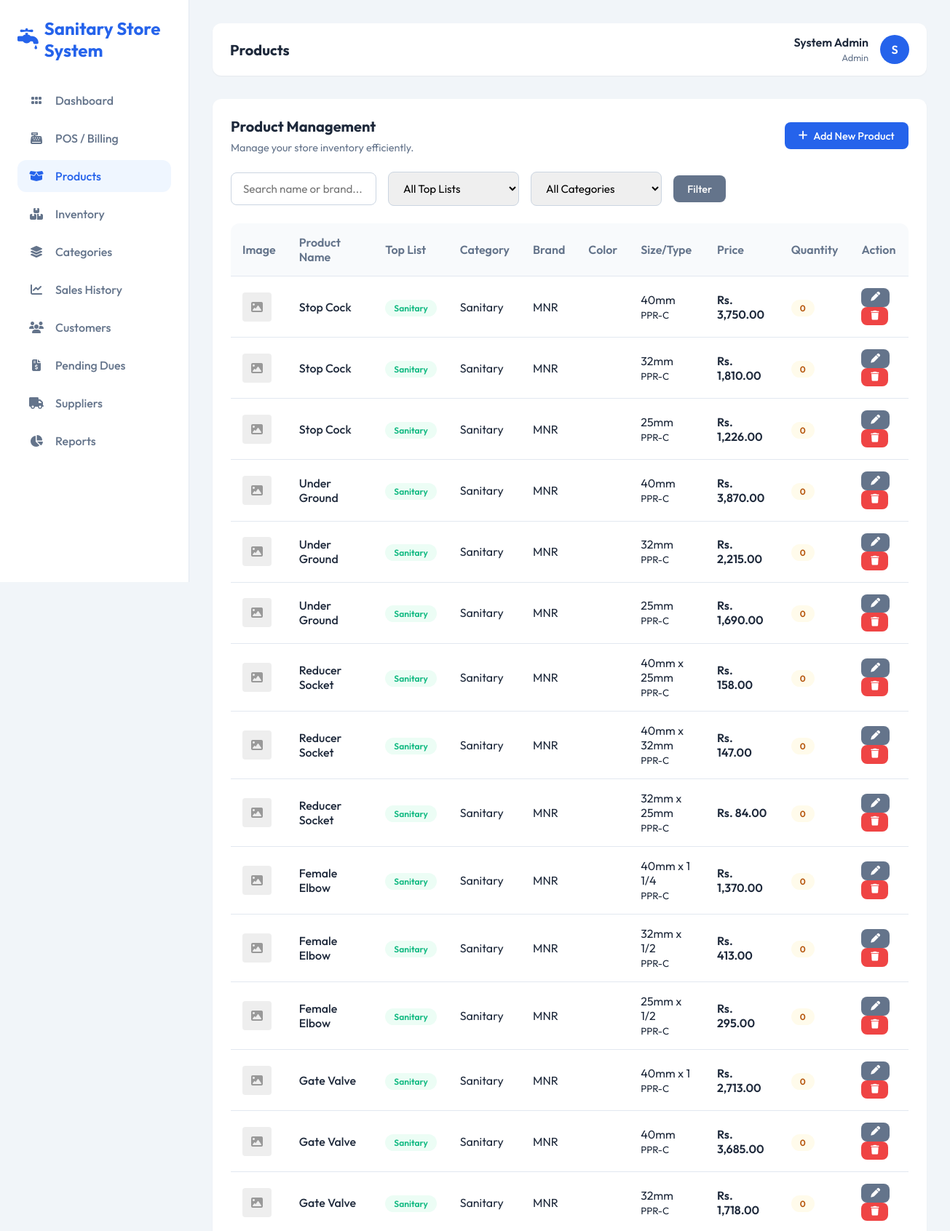
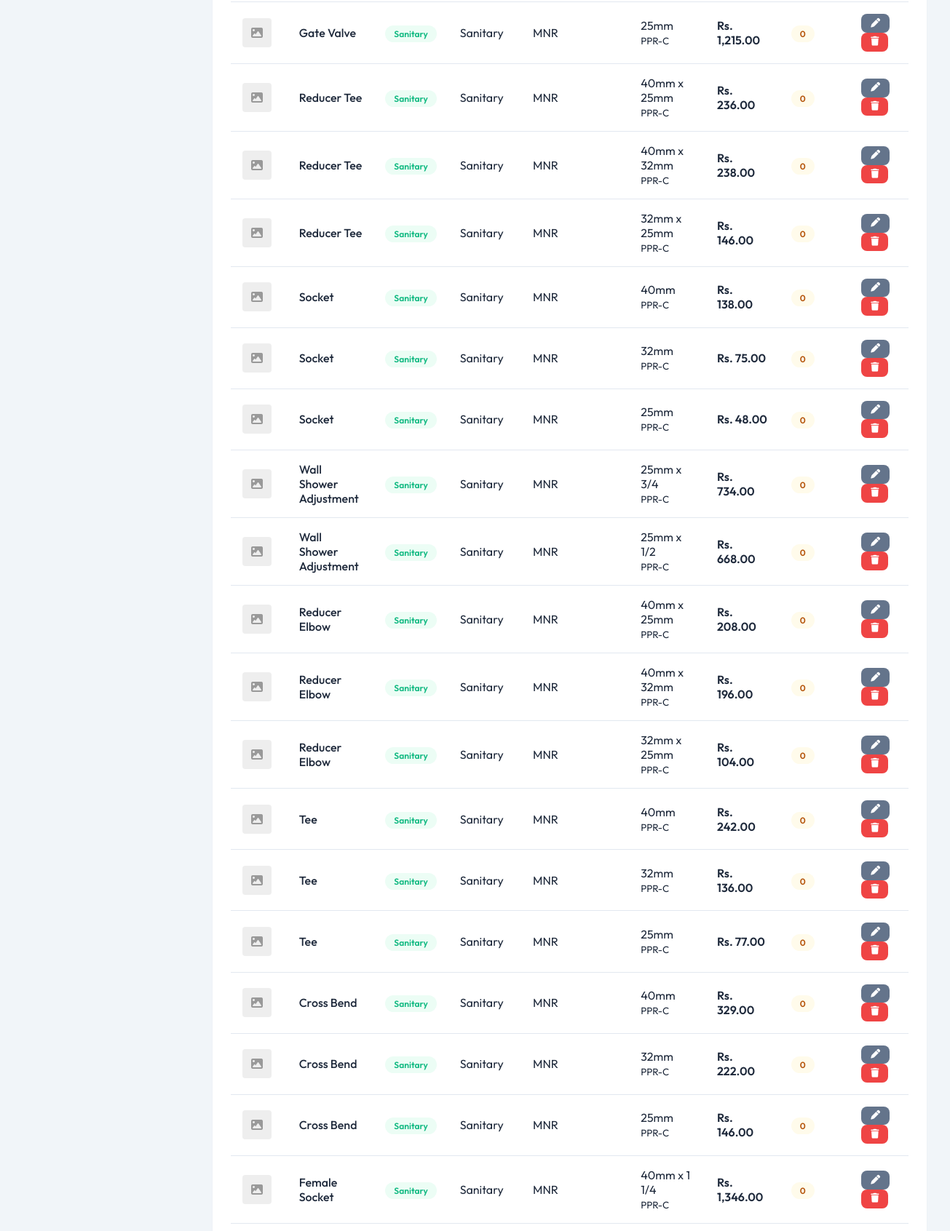
/products.php (upper part), run on the app's committed database (2 pictures, top to bottom).
### tables this page shows
CREATE TABLE IF NOT EXISTS products (
    id INT AUTO_INCREMENT PRIMARY KEY,
    name VARCHAR(200) NOT NULL,
    top_list VARCHAR(50) DEFAULT 'sanitary',  
    category_id INT,
    brand VARCHAR(100),
    color VARCHAR(50),
    size VARCHAR(50),
    type VARCHAR(50),  
    cost_price DECIMAL(10, 2) DEFAULT 0,  
    price DECIMAL(10, 2) NOT NULL,
    quantity INT DEFAULT 0,
    warranty VARCHAR(100),
    image VARCHAR(255),
    created_at TIMESTAMP DEFAULT CURRENT_TIMESTAMP,
    FOREIGN KEY (category_id) REFERENCES categories(id) ON DELETE SET NULL
);

CREATE TABLE IF NOT EXISTS categories (
    id INT AUTO_INCREMENT PRIMARY KEY,
    name VARCHAR(100) NOT NULL,
    top_list VARCHAR(50) DEFAULT 'sanitary'
);

### includes/config.php (called while the page is built, shortened)
<?php
function formatPrice($price) {
    return 'Rs. ' . number_format($price, 2);
}
?>

### products.php (the view, shortened to what this page needs)
<?php
include 'includes/header.php';
$search = $_GET['search'] ?? '';
$query = "SELECT p.*, c.name as category_name FROM products p LEFT JOIN categories c ON p.category_id = c.id WHERE 1=1";
$query .= " ORDER BY p.id DESC";
$stmt = $conn->prepare($query);
$stmt->execute();
$result = $stmt->get_result();
?>
<div class="card">
    <div style="display: flex; justify-content: space-between; align-items: center; margin-bottom: 1.5rem; flex-wrap: wrap; gap: 1rem;">
        <div>
            <h3 style="font-size: 1.25rem; margin-bottom: 0.5rem;">Product Management</h3>
            <p style="color: var(--text-light); font-size: 0.9rem;">Manage your store inventory efficiently.</p>
        </div>
        <a href="product_form.php" class="btn btn-primary">
            <i class="fa-solid fa-plus"></i> Add New Product
        </a>
    </div>
    <form method="GET" style="display: flex; gap: 1rem; margin-bottom: 1.5rem; flex-wrap: wrap; align-items: center;">
        <input type="text" name="search" class="form-control" placeholder="Search name or brand..." value="<?= htmlspecialchars($search) ?>" style="max-width: 200px;">
        <select name="top_list" id="top_list_filter" class="form-control" style="max-width: 180px;" onchange="updateCategoryFilter()">
            <option value="">All Top Lists</option>
        </select>
        <select name="category" id="category_filter" class="form-control" style="max-width: 180px;">
            <option value="">All Categories</option>
        </select>
        <button type="submit" class="btn btn-secondary">Filter</button>
    </form>
    <div class="table-container" style="box-shadow: none; padding: 0;">
        <table>
            <thead>
                <tr>
                    <th>Image</th>
                    <th>Product Name</th>
                    <th>Top List</th>
                    <th>Category</th>
                    <th>Brand</th>
                    <th>Color</th>
                    <th>Size/Type</th>
                    <th>Price</th>
                    <th>Quantity</th>
                    <th>Action</th>
                </tr>
            </thead>
            <tbody>
                <?php if ($result->num_rows > 0): ?>
                    <?php while($row = $result->fetch_assoc()): ?>
                    <tr>
                        <td>
                            <?php if ($row['image']): ?>
                                <img src="uploads/<?= htmlspecialchars($row['image']) ?>" alt="Img" style="width: 40px; height: 40px; object-fit: cover; border-radius: 4px;">
                            <?php else: ?>
                                <div style="width: 40px; height: 40px; background: #eee; border-radius: 4px; display: flex; align-items: center; justify-content: center; color: #999;">
                                    <i class="fa-solid fa-image"></i>
                                </div>
                            <?php endif; ?>
                        </td>
                        <td>
                            <div style="font-weight: 500;"><?= htmlspecialchars($row['name']) ?></div>
                        </td>
                        <td>
                            <span class="badge" style="background: <?= $row['top_list'] == 'hardware' ? '#eff6ff' : ($row['top_list'] == 'sanitary' ? '#ecfdf5' : '#fff7ed') ?>; color: <?= $row['top_list'] == 'hardware' ? '#2563eb' : ($row['top_list'] == 'sanitary' ? '#10b981' : '#f97316') ?>;">
                                <?= ucfirst($row['top_list']) ?>
                            </span>
                        </td>
                        <td><?= htmlspecialchars($row['category_name']) ?></td>
                        <td><?= htmlspecialchars($row['brand']) ?></td>
                        <td><?= htmlspecialchars($row['color']) ?></td>
                        <td><?= htmlspecialchars($row['size']) ?> <br> <small><?= htmlspecialchars($row['type']) ?></small></td>
                        <td style="font-weight: 600;"><?= formatPrice($row['price']) ?></td>
                        <td>
                            <?php if ($row['quantity'] < 10): ?>
                                <span class="badge badge-warning"><?= $row['quantity'] ?></span>
                            <?php else: ?>
                                <span class="badge badge-success"><?= $row['quantity'] ?></span>
                            <?php endif; ?>
                        </td>
                        <td>
                            <a href="product_form.php?id=<?= $row['id'] ?>" class="btn btn-secondary btn-sm" title="Edit">
                                <i class="fa-solid fa-pen"></i>
                            </a>
                            <a href="products.php?delete=<?= $row['id'] ?>" class="btn btn-danger btn-sm" onclick="return confirm('Are you sure you want to delete this product?')" title="Delete">
                                <i class="fa-solid fa-trash"></i>
                            </a>
                        </td>
                    </tr>
                    <?php endwhile; ?>
                <?php else: ?>
                    <tr>
                        <td colspan="8" style="text-align: center; padding: 2rem;">No products found.</td>
                    </tr>
                <?php endif; ?>
            </tbody>
        </table>
    </div>
</div>
<?php include 'includes/footer.php'; ?>

### assets/css/style.css (style rules this page uses)
:root { --primary-color: #2563eb; --primary-dark: #1d4ed8; --secondary-color: #475569; --accent-color: #0ea5e9; --background-color: #f1f5f9; --card-bg: #ffffff; --text-color: #1e293b; --text-light: #64748b; --success-color: #10b981; --warning-color: #f59e0b; --danger-color: #ef4444; --border-radius: 12px; --sidebar-width: 260px; --header-height: 70px; --transition: all 0.3s ease; --shadow-sm: 0 1px 2px 0 rgb(0 0 0 / 0.05); --shadow-md: 0 4px 6px -1px rgb(0 0 0 / 0.1), 0 2px 4px -2px rgb(0 0 0 / 0.1); --shadow-lg: 0 10px 15px -3px rgb(0 0 0 / 0.1), 0 4px 6px -4px rgb(0 0 0 / 0.1); }
* { margin: 0; padding: 0; box-sizing: border-box; font-family: 'Outfit', sans-serif; }
body { background-color: var(--background-color); color: var(--text-color); min-height: 100vh; }
.card { background: var(--card-bg); padding: 1.5rem; border-radius: var(--border-radius); box-shadow: var(--shadow-sm); transition: var(--transition); border: 1px solid transparent; }
.table-container { background: var(--card-bg); padding: 1.5rem; border-radius: var(--border-radius); box-shadow: var(--shadow-sm); overflow-x: auto; }
table { width: 100%; border-collapse: collapse; }
th, td { padding: 1rem; text-align: left; border-bottom: 1px solid #e2e8f0; }
th { font-weight: 600; color: var(--text-light); background: #f8fafc; }
.btn { display: inline-flex; align-items: center; justify-content: center; padding: 0.6rem 1.2rem; border-radius: 8px; border: none; cursor: pointer; font-weight: 500; transition: var(--transition); text-decoration: none; font-size: 0.9rem; gap: 0.5rem; }
.btn-primary { background: var(--primary-color); color: white; }
.btn-secondary { background: var(--text-light); color: white; }
.btn-danger { background: var(--danger-color); color: white; }
.btn-sm { padding: 0.4rem 0.8rem; font-size: 0.8rem; }
.form-control { width: 100%; padding: 0.75rem 1rem; border: 1px solid #cbd5e1; border-radius: 8px; font-size: 0.95rem; transition: var(--transition); }
.badge { padding: 0.25rem 0.75rem; border-radius: 9999px; font-size: 0.75rem; font-weight: 600; }
.badge-warning { background: #fffbeb; color: #b45309; }

### data on the page
products: name "Stop Cock", top_list "Sanitary", category.name "Sanitary", brand "MNR", size "40mm", type "PPR-C", price "Rs. 3,750.00", quantity "0"
products: name "Stop Cock", top_list "Sanitary", category.name "Sanitary", brand "MNR", size "32mm", type "PPR-C", price "Rs. 1,810.00", quantity "0"
products: name "Stop Cock", top_list "Sanitary", category.name "Sanitary", brand "MNR", size "25mm", type "PPR-C", price "Rs. 1,226.00", quantity "0"
products: name "Under Ground", top_list "Sanitary", category.name "Sanitary", brand "MNR", size "40mm", type "PPR-C", price "Rs. 3,870.00", quantity "0"
products: name "Under Ground", top_list "Sanitary", category.name "Sanitary", brand "MNR", size "32mm", type "PPR-C", price "Rs. 2,215.00", quantity "0"
products: name "Under Ground", top_list "Sanitary", category.name "Sanitary", brand "MNR", size "25mm", type "PPR-C", price "Rs. 1,690.00", quantity "0"
products: name "Reducer Socket", top_list "Sanitary", category.name "Sanitary", brand "MNR", size "40mm x 25mm", type "PPR-C", price "Rs. 158.00", quantity "0"
products: name "Reducer Socket", top_list "Sanitary", category.name "Sanitary", brand "MNR", size "40mm x 32mm", type "PPR-C", price "Rs. 147.00", quantity "0"
products: name "Reducer Socket", top_list "Sanitary", category.name "Sanitary", brand "MNR", size "32mm x 25mm", type "PPR-C", price "Rs. 84.00", quantity "0"
products: name "Female Elbow", top_list "Sanitary", category.name "Sanitary", brand "MNR", size "40mm x 1 1/4", type "PPR-C", price "Rs. 1,370.00", quantity "0"
products: name "Female Elbow", top_list "Sanitary", category.name "Sanitary", brand "MNR", size "32mm x 1/2", type "PPR-C", price "Rs. 413.00", quantity "0"
products: name "Female Elbow", top_list "Sanitary", category.name "Sanitary", brand "MNR", size "25mm x 1/2", type "PPR-C", price "Rs. 295.00", quantity "0"
products: name "Gate Valve", top_list "Sanitary", category.name "Sanitary", brand "MNR", size "40mm x 1", type "PPR-C", price "Rs. 2,713.00", quantity "0"
products: name "Gate Valve", top_list "Sanitary", category.name "Sanitary", brand "MNR", size "40mm", type "PPR-C", price "Rs. 3,685.00", quantity "0"
products: name "Gate Valve", top_list "Sanitary", category.name "Sanitary", brand "MNR", size "32mm", type "PPR-C", price "Rs. 1,718.00", quantity "0"
products: name "Gate Valve", top_list "Sanitary", category.name "Sanitary", brand "MNR", size "25mm", type "PPR-C", price "Rs. 1,215.00", quantity "0"
products: name "Reducer Tee", top_list "Sanitary", category.name "Sanitary", brand "MNR", size "40mm x 25mm", type "PPR-C", price "Rs. 236.00", quantity "0"
products: name "Reducer Tee", top_list "Sanitary", category.name "Sanitary", brand "MNR", size "40mm x 32mm", type "PPR-C", price "Rs. 238.00", quantity "0"
products: name "Reducer Tee", top_list "Sanitary", category.name "Sanitary", brand "MNR", size "32mm x 25mm", type "PPR-C", price "Rs. 146.00", quantity "0"
products: name "Socket", top_list "Sanitary", category.name "Sanitary", brand "MNR", size "40mm", type "PPR-C", price "Rs. 138.00", quantity "0"
products: name "Socket", top_list "Sanitary", category.name "Sanitary", brand "MNR", size "32mm", type "PPR-C", price "Rs. 75.00", quantity "0"
products: name "Socket", top_list "Sanitary", category.name "Sanitary", brand "MNR", size "25mm", type "PPR-C", price "Rs. 48.00", quantity "0"
products: name "Wall Shower Adjustment", top_list "Sanitary", category.name "Sanitary", brand "MNR", size "25mm x 3/4", type "PPR-C", price "Rs. 734.00", quantity "0"
products: name "Wall Shower Adjustment", top_list "Sanitary", category.name "Sanitary", brand "MNR", size "25mm x 1/2", type "PPR-C", price "Rs. 668.00", quantity "0"
products: name "Reducer Elbow", top_list "Sanitary", category.name "Sanitary", brand "MNR", size "40mm x 25mm", type "PPR-C", price "Rs. 208.00", quantity "0"
products: name "Reducer Elbow", top_list "Sanitary", category.name "Sanitary", brand "MNR", size "40mm x 32mm", type "PPR-C", price "Rs. 196.00", quantity "0"
products: name "Reducer Elbow", top_list "Sanitary", category.name "Sanitary", brand "MNR", size "32mm x 25mm", type "PPR-C", price "Rs. 104.00", quantity "0"
products: name "Tee", top_list "Sanitary", category.name "Sanitary", brand "MNR", size "40mm", type "PPR-C", price "Rs. 242.00", quantity "0"
products: name "Tee", top_list "Sanitary", category.name "Sanitary", brand "MNR", size "32mm", type "PPR-C", price "Rs. 136.00", quantity "0"
products: name "Tee", top_list "Sanitary", category.name "Sanitary", brand "MNR", size "25mm", type "PPR-C", price "Rs. 77.00", quantity "0"
products: name "Cross Bend", top_list "Sanitary", category.name "Sanitary", brand "MNR", size "40mm", type "PPR-C", price "Rs. 329.00", quantity "0"
products: name "Cross Bend", top_list "Sanitary", category.name "Sanitary", brand "MNR", size "32mm", type "PPR-C", price "Rs. 222.00", quantity "0"
products: name "Cross Bend", top_list "Sanitary", category.name "Sanitary", brand "MNR", size "25mm", type "PPR-C", price "Rs. 146.00", quantity "0"
products: name "Female Socket", top_list "Sanitary", category.name "Sanitary", brand "MNR", size "40mm x 1 1/4", type "PPR-C", price "Rs. 1,346.00", quantity "0"

### other printed values
$page "Products"
$_SESSION['username'] "System Admin"
$_SESSION['role'] "Admin"
substr($_SESSION['username'], 0, 1) "S"
